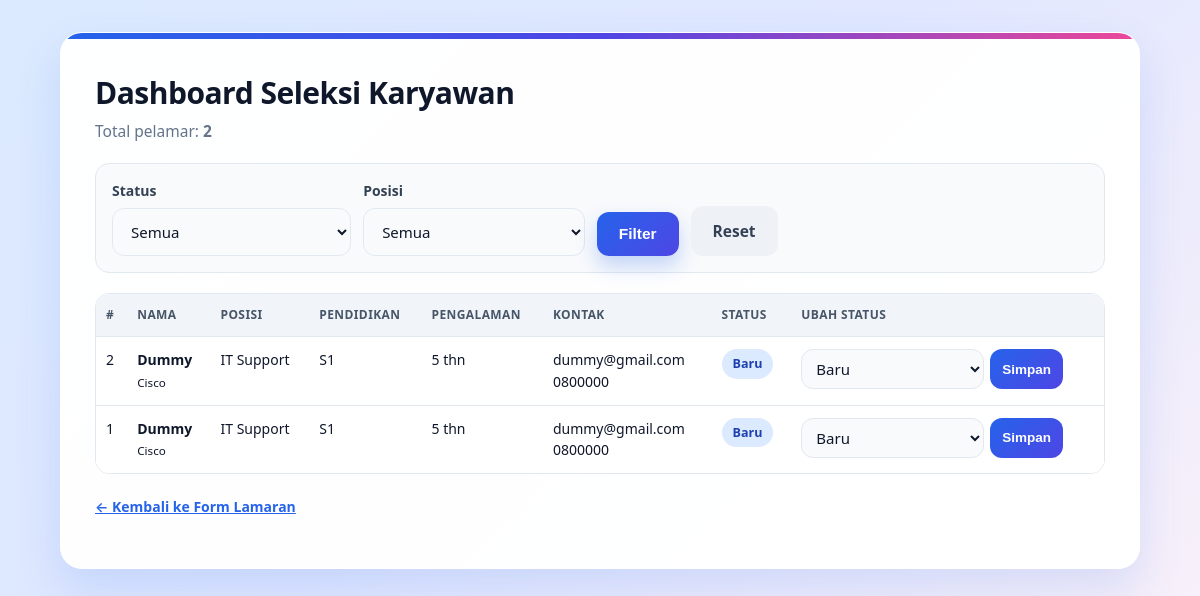
The page /admin on the database its author committed.
### tables this page shows
CREATE TABLE pelamar (
                id INTEGER PRIMARY KEY AUTOINCREMENT,
                nama TEXT NOT NULL,
                email TEXT NOT NULL,
                hp TEXT NOT NULL,
                posisi TEXT NOT NULL,
                pendidikan TEXT NOT NULL,
                pengalaman INTEGER NOT NULL DEFAULT 0,
                keahlian TEXT,
                motivasi TEXT,
                status TEXT NOT NULL DEFAULT 'Baru',
                tanggal TEXT NOT NULL
            );

### app.py (the view)
@app.route("/admin")
def admin():
    status_filter = request.args.get("status", "Semua")
    posisi_filter = request.args.get("posisi", "Semua")
    query = "SELECT * FROM pelamar WHERE 1=1"
    params = []
    if status_filter in STATUS:
        query += " AND status = ?"
        params.append(status_filter)
    if posisi_filter in POSISI:
        query += " AND posisi = ?"
        params.append(posisi_filter)
    query += " ORDER BY id DESC"
    with get_db() as conn:
        pelamar = conn.execute(query, params).fetchall()
        total = conn.execute("SELECT COUNT(*) FROM pelamar").fetchone()[0]
    return render_template(
        "admin.html", pelamar=pelamar, status_list=STATUS, posisi_list=POSISI,
        status_filter=status_filter, posisi_filter=posisi_filter, total=total,
    )

### app.py (called while the page is built)
def get_db():
    conn = sqlite3.connect(DB)
    conn.row_factory = sqlite3.Row
    return conn

### templates/admin.html (shortened to what this page needs)
<!DOCTYPE html>
<html lang="id">
<head>
<link rel="stylesheet" href="{{ url_for('static', filename='style.css') }}">
</head>
<body>
<main class="card wide">
  <h1>Dashboard Seleksi Karyawan</h1>
  <p class="sub">Total pelamar: <strong>{{ total }}</strong></p>
  <form method="get" class="filter">
    <label>Status
      <select name="status">
        <option value="Semua">Semua</option>
      </select>
    </label>
    <label>Posisi
      <select name="posisi">
        <option value="Semua">Semua</option>
      </select>
    </label>
    <button type="submit">Filter</button>
    <a class="btn ghost" href="/admin">Reset</a>
  </form>
  <div class="table-wrap">
  <table>
    <thead>
      <tr><th>#</th><th>Nama</th><th>Posisi</th><th>Pendidikan</th><th>Pengalaman</th><th>Kontak</th><th>Status</th><th>Ubah Status</th></tr>
    </thead>
    <tbody>
      {% for p in pelamar %}
      <tr>
        <td>{{ p.id }}</td>
        <td><strong>{{ p.nama }}</strong><br><small>{{ p.keahlian or "-" }}</small></td>
        <td>{{ p.posisi }}</td>
        <td>{{ p.pendidikan }}</td>
        <td>{{ p.pengalaman }} thn</td>
        <td>{{ p.email }}<br>{{ p.hp }}</td>
        <td><span class="badge {{ p.status|lower|replace(' ', '-') }}">{{ p.status }}</span></td>
        <td>
          <form action="/admin/status/{{ p.id }}" method="post" class="inline">
            <select name="status">
              {% for s in status_list %}
              <option value="{{ s }}" {% if s == p.status %}selected{% endif %}>{{ s }}</option>
              {% endfor %}
            </select>
            <button type="submit">Simpan</button>
          </form>
        </td>
      </tr>
      {% else %}
      <tr><td colspan="8" class="center">Belum ada pelamar.</td></tr>
      {% endfor %}
    </tbody>
  </table>
  </div>
  <p class="foot"><a href="/">← Kembali ke Form Lamaran</a></p>
</main>
</body>
</html>

### static/style.css (style rules this page uses)
:root { --blue: #2563eb; --indigo: #4f46e5; --ink: #0f172a; --muted: #64748b; --line: #e2e8f0; --soft: #f8fafc; --radius: 18px; --shadow: 0 20px 45px rgba(37, 99, 235, 0.14); }
* { box-sizing: border-box; }
body { font-family: "Segoe UI", system-ui, -apple-system, Arial, sans-serif; background: linear-gradient(135deg, #dbeafe 0%, #e0e7ff 45%, #fdf2f8 100%); background-attachment: fixed; margin: 0; padding: 32px 14px; color: var(--ink); line-height: 1.55; }
.card { position: relative; overflow: hidden; max-width: 660px; margin: 0 auto; background: rgba(255, 255, 255, 0.96); padding: 36px 34px; border: 1px solid rgba(255, 255, 255, 0.7); border-radius: 22px; box-shadow: var(--shadow); }
.card::before { content: ""; position: absolute; top: 0; left: 0; right: 0; height: 6px; background: linear-gradient(90deg, var(--blue), var(--indigo), #ec4899); }
.card.wide { max-width: 1080px; }
h1 { margin: 6px 0 8px; font-size: 30px; line-height: 1.2; letter-spacing: -0.5px; }
.sub { color: var(--muted); margin-top: 0; font-size: 15.5px; }
label { display: block; margin: 18px 0 4px; font-weight: 700; font-size: 14px; color: #334155; }
input, select, textarea { width: 100%; margin-top: 6px; padding: 12px 14px; border: 1.5px solid var(--line); border-radius: 12px; font-size: 15px; font-family: inherit; background: var(--soft); color: var(--ink); outline: none; transition: border-color 0.2s, box-shadow 0.2s, background 0.2s; }
button, .btn { background: linear-gradient(135deg, var(--blue), var(--indigo)); color: #fff; border: 0; padding: 13px 22px; border-radius: 12px; cursor: pointer; font-size: 15.5px; font-weight: 700; text-decoration: none; display: inline-block; box-shadow: 0 10px 20px rgba(37, 99, 235, 0.25); transition: transform 0.15s, box-shadow 0.15s, filter 0.15s; }
.btn.ghost { background: #eef2f7; color: #334155; box-shadow: none; }
.filter { display: flex; gap: 12px; align-items: end; flex-wrap: wrap; margin: 20px 0; padding: 16px; background: var(--soft); border: 1px solid var(--line); border-radius: 14px; }
.filter label { margin: 0; }
.inline { display: flex; gap: 6px; }
.inline select { width: auto; margin: 0; padding: 8px 10px; }
.inline button { padding: 9px 12px; font-size: 13.5px; box-shadow: none; }
.table-wrap { overflow-x: auto; border: 1px solid var(--line); border-radius: 14px; }
table { width: 100%; border-collapse: collapse; font-size: 14px; background: #fff; }
th { background: #f1f5f9; color: #475569; text-transform: uppercase; letter-spacing: 0.4px; font-size: 12px; }
th, td { padding: 12px 10px; text-align: left; vertical-align: top; }
tbody tr { border-top: 1px solid var(--line); }
.badge { display: inline-block; padding: 5px 11px; border-radius: 999px; font-size: 12.5px; font-weight: 700; white-space: nowrap; background: #dbeafe; color: #1e40af; }
.badge.baru { background: #dbeafe; color: #1e40af; }
.foot { color: var(--muted); font-size: 14px; margin-top: 22px; }
.foot a { color: var(--blue); font-weight: 600; }

### rows shown on the page
pelamar: id "2", nama "Dummy", keahlian "Cisco", posisi "IT Support", pendidikan "S1", pengalaman "5", email "dummy@gmail.com", hp "0800000", status "Baru"
pelamar: id "1", nama "Dummy", keahlian "Cisco", posisi "IT Support", pendidikan "S1", pengalaman "5", email "dummy@gmail.com", hp "0800000", status "Baru"

### other values the page prints
{{ total }} "2"
